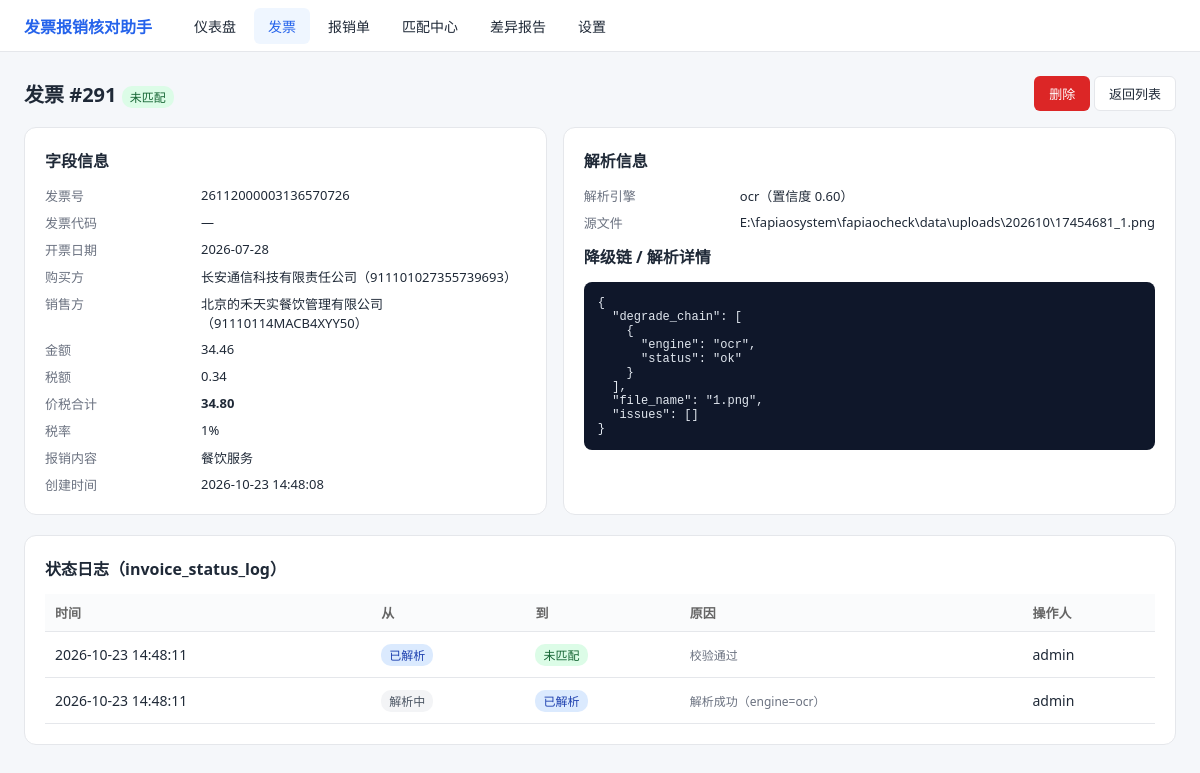
The page /invoices/291 on the database as committed earlier.
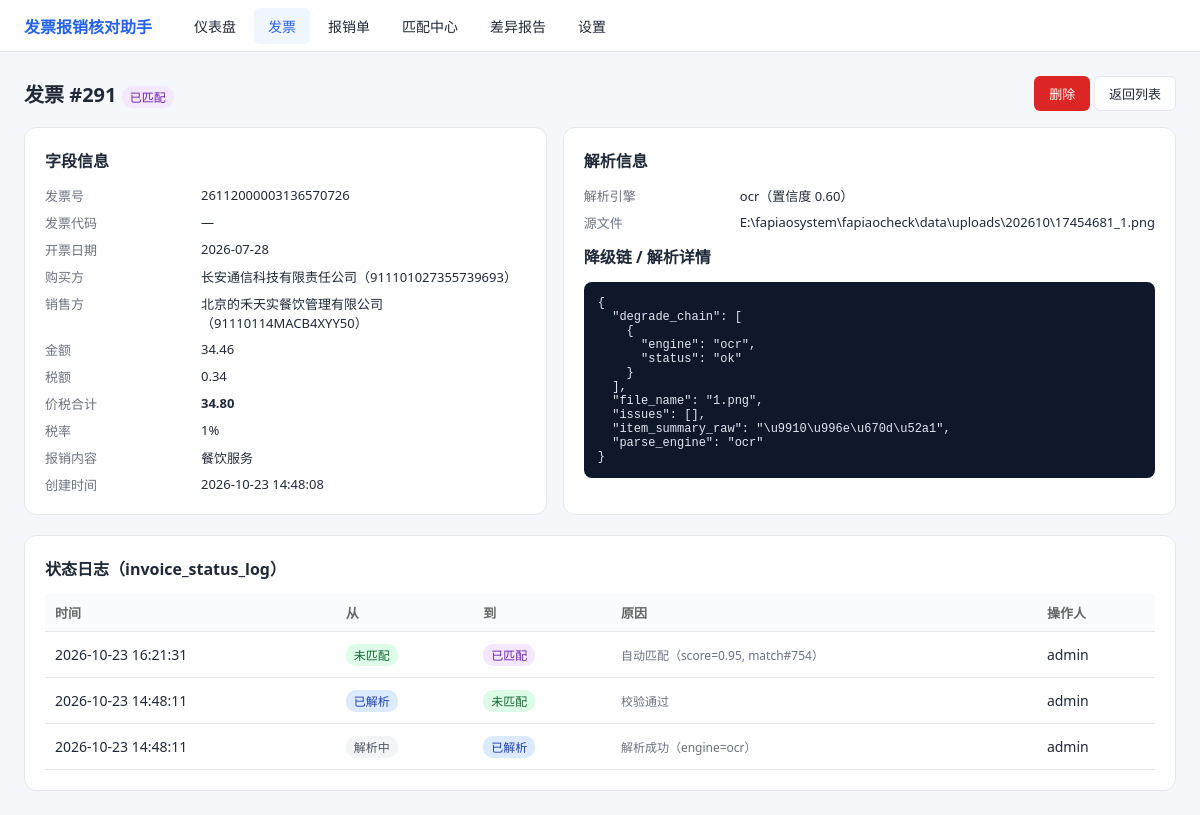
The same page on the database as committed later.
### tables this page shows
CREATE TABLE invoice (
    id               INTEGER PRIMARY KEY AUTOINCREMENT,
    file_hash        TEXT NOT NULL,
    source_path      TEXT,
    file_type        TEXT NOT NULL CHECK(file_type IN ('pdf','ofd','xml','jpg','jpeg','png')),
    invoice_code     TEXT NOT NULL DEFAULT '',
    invoice_no       TEXT NOT NULL DEFAULT '',
    invoice_date     TEXT,
    buyer_name       TEXT NOT NULL DEFAULT '',
    buyer_tax_no     TEXT NOT NULL DEFAULT '',
    seller_name      TEXT NOT NULL DEFAULT '',
    seller_tax_no    TEXT NOT NULL DEFAULT '',
    amount           TEXT,
    tax_amount       TEXT,
    total_amount     TEXT,
    tax_rate         TEXT NOT NULL DEFAULT '',
    item_summary     TEXT NOT NULL DEFAULT '',
    check_code       TEXT NOT NULL DEFAULT '',
    raw_json         TEXT NOT NULL DEFAULT '{}',
    parse_engine     TEXT NOT NULL CHECK(parse_engine IN ('xml','ofd','pdf_text','ocr','manual')),
    parse_confidence REAL NOT NULL DEFAULT 0.0 CHECK(parse_confidence BETWEEN 0 AND 1),
    status           TEXT NOT NULL DEFAULT 'PARSING'
                     CHECK(status IN ('PARSING','PARSED','NORMAL','ABNORMAL','DUPLICATE','MATCHED')),
    is_red_flush     INTEGER NOT NULL DEFAULT 0,
    created_at       TEXT NOT NULL DEFAULT (datetime('now','localtime')),
    updated_at       TEXT NOT NULL DEFAULT (datetime('now','localtime'))
);

CREATE TABLE invoice_status_log (
    id          INTEGER PRIMARY KEY AUTOINCREMENT,
    invoice_id  INTEGER NOT NULL,
    from_status TEXT,
    to_status   TEXT NOT NULL,
    reason      TEXT NOT NULL DEFAULT '',
    operator    TEXT NOT NULL DEFAULT 'system',
    created_at  TEXT NOT NULL DEFAULT (datetime('now','localtime')),
    FOREIGN KEY(invoice_id) REFERENCES invoice(id) ON DELETE CASCADE
);

### app/web/pages.py (the view)
@pages.get("/invoices/{invoice_id}", response_class=HTMLResponse)
def invoice_detail_page(request: Request, invoice_id: int):
    row = invoice_service.invoice_detail(invoice_id)
    if row is None:
        return RedirectResponse("/invoices", status_code=302)
    return templates.TemplateResponse(request, "invoice_detail.html", {
        "request": request, "inv": row,
    })

### app/web/templates/invoice_detail.html (shortened to what this page needs)
{% extends "base.html" %}
{% block content %}
<div style="display:flex;justify-content:space-between;align-items:center;margin-bottom:16px;">
  <h1 style="font-size:20px;">发票 #{{ inv.id }}
    <span class="badge {{ inv.status|badge }}" style="vertical-align:middle;">{{ inv.status|status_cn }}</span>
  </h1>
  <div>
    <button class="btn btn-danger" onclick="delInv()">删除</button>
    <a class="btn btn-outline" href="/invoices">返回列表</a>
  </div>
</div>
<div class="grid g2">
  <div class="card">
    <h2>字段信息</h2>
    <div class="kv">
      <span class="k">发票号</span><span>{{ inv.invoice_no or '—' }}</span>
      <span class="k">发票代码</span><span>{{ inv.invoice_code or '—' }}</span>
      <span class="k">开票日期</span><span>{{ inv.invoice_date or '—' }}</span>
      <span class="k">购买方</span><span>{{ inv.buyer_name or '—' }}（{{ inv.buyer_tax_no or '—' }}）</span>
      <span class="k">销售方</span><span>{{ inv.seller_name or '—' }}（{{ inv.seller_tax_no or '—' }}）</span>
      <span class="k">金额</span><span>{{ inv.amount or '—' }}</span>
      <span class="k">税额</span><span>{{ inv.tax_amount or '—' }}</span>
      <span class="k">价税合计</span><span><b>{{ inv.total_amount or '—' }}</b></span>
      <span class="k">税率</span><span>{{ inv.tax_rate or '—' }}</span>
      <span class="k">报销内容</span><span>{{ inv.item_summary or '—' }}</span>
      <span class="k">创建时间</span><span>{{ inv.created_at }}</span>
    </div>
  </div>
  <div class="card">
    <h2>解析信息</h2>
    <div class="kv">
      <span class="k">解析引擎</span><span>{{ inv.parse_engine }}（置信度 {{ '%.2f'|format(inv.parse_confidence) }}）</span>
      <span class="k">源文件</span><span class="wrap">{{ inv.source_path or '人工录入' }}</span>
    </div>
    <h2 class="mt">降级链 / 解析详情</h2>
    <pre>{{ (inv.raw|fromjson)|tojson(indent=2) }}</pre>
  </div>
</div>
<div class="card">
  <h2>状态日志（invoice_status_log）</h2>
  <table>
    <tr><th>时间</th><th>从</th><th>到</th><th>原因</th><th>操作人</th></tr>
    {% for l in inv.status_log %}
    <tr><td>{{ l.created_at }}</td>
        <td><span class="badge {{ (l.from_status or '')|badge }}">{{ (l.from_status or '—')|status_cn }}</span></td>
        <td><span class="badge {{ l.to_status|badge }}">{{ l.to_status|status_cn }}</span></td>
        <td class="wrap muted">{{ l.reason }}</td><td>{{ l.operator }}</td></tr>
    {% else %}<tr><td colspan="5" class="muted">暂无日志</td></tr>{% endfor %}
  </table>
</div>
{% endblock %}

Rows that differ between the two databases and show on the page:
changed invoice "长安通信科技有限责任公司": status "NORMAL" → "MATCHED" (drawn); status|status_cn "未匹配" → "已匹配"
added invoice_status_log: created_at "2026-10-23 16:21:31", from_status "未匹配", to_status|status_cn "已匹配", reason "自动匹配（score=0.95, match#754）", operator "admin"
Other text that changed with them:
{{ (inv.raw|fromjson)|tojson(indent=2) }}: "{ \"degrade_chain\": [ { \"engine\": \"ocr\", \"status\": \"ok\" } ], \"file_name\": \"1.png\", \"issues\": [] }" → "…], \"file_name\": \"1.png\", \"issues\": [], \"item_summary_raw\": \"\\u9910\\u996e\\u670d\\u52a1\", \"parse_engine\": \"ocr\" }"
